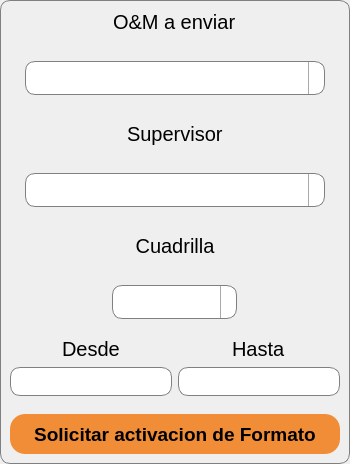
              <widget class="QFrame" name="frame_5">
               <property name="sizePolicy">
                <sizepolicy hsizetype="Expanding" vsizetype="Preferred">
                 <horstretch>0</horstretch>
                 <verstretch>0</verstretch>
                </sizepolicy>
               </property>
               <property name="maximumSize">
                <size>
                 <width>350</width>
                 <height>16777215</height>
                </size>
               </property>
               <property name="styleSheet">
                <string notr="true"> border: 1px solid gray;
    border-radius: 10px;


     background: qlineargradient(x1: 0, y1: 0, x2: 0, y2: 1,
                                 stop: 0 #E1E1E1, stop: 0.4 #DDDDDD,
                                 stop: 0.5 #D8D8D8, stop: 1.0 #D3D3D3);</string>
               </property>
               <property name="frameShape">
                <enum>QFrame::StyledPanel</enum>
               </property>
               <property name="frameShadow">
                <enum>QFrame::Raised</enum>
               </property>
               <layout class="QVBoxLayout" name="verticalLayout_6">
                <property name="spacing">
                 <number>0</number>
                </property>
                <property name="leftMargin">
                 <number>0</number>
                </property>
                <property name="topMargin">
                 <number>0</number>
                </property>
                <property name="rightMargin">
                 <number>0</number>
                </property>
                <property name="bottomMargin">
                 <number>0</number>
                </property>
                <item>
                 <widget class="QFrame" name="frame_7">
                  <property name="sizePolicy">
                   <sizepolicy hsizetype="Expanding" vsizetype="Preferred">
                    <horstretch>0</horstretch>
                    <verstretch>0</verstretch>
                   </sizepolicy>
                  </property>
                  <property name="styleSheet">
                   <string notr="true">border:0px;
background-color:rgba(0, 0, 0, 0)</string>
                  </property>
                  <property name="frameShape">
                   <enum>QFrame::StyledPanel</enum>
                  </property>
                  <property name="frameShadow">
                   <enum>QFrame::Raised</enum>
                  </property>
                  <layout class="QVBoxLayout" name="verticalLayout_3">
                   <property name="spacing">
                    <number>9</number>
                   </property>
                   <property name="leftMargin">
                    <number>0</number>
                   </property>
                   <property name="topMargin">
                    <number>0</number>
                   </property>
                   <property name="rightMargin">
                    <number>0</number>
                   </property>
                   <property name="bottomMargin">
                    <number>0</number>
                   </property>
                   <item alignment="Qt::AlignHCenter">
                    <widget class="QFrame" name="frame_11">
                     <property name="styleSheet">
                      <string notr="true">border:0px;
background-color:rgba(0, 0, 0, 0)</string>
                     </property>
                     <property name="frameShape">
                      <enum>QFrame::StyledPanel</enum>
                     </property>
                     <property name="frameShadow">
                      <enum>QFrame::Raised</enum>
                     </property>
                     <layout class="QVBoxLayout" name="verticalLayout_8">
                      <item>
                       <widget class="QLabel" name="label_17">
                        <property name="font">
                         <font>
                          <family>Arial</family>
                          <pointsize>15</pointsize>
                         </font>
                        </property>
                        <property name="styleSheet">
                         <string notr="true">background-color: rgba(0, 0, 0, 0);
border:0px;</string>
                        </property>
                        <property name="text">
                         <string>O&amp;M a enviar</string>
                        </property>
                        <property name="alignment">
                         <set>Qt::AlignLeading|Qt::AlignLeft|Qt::AlignVCenter</set>
                        </property>
                       </widget>
                      </item>
                     </layout>
                    </widget>
                   </item>
                   <item alignment="Qt::AlignHCenter">
                    <widget class="QFrame" name="frame_12">
                     <property name="sizePolicy">
                      <sizepolicy hsizetype="Preferred" vsizetype="Preferred">
                       <horstretch>0</horstretch>
                       <verstretch>0</verstretch>
                      </sizepolicy>
                     </property>
                     <property name="minimumSize">
                      <size>
                       <width>300</width>
                       <height>0</height>
                      </size>
                     </property>
                     <property name="maximumSize">
                      <size>
                       <width>300</width>
                       <height>16777215</height>
                      </size>
                     </property>
                     <property name="frameShape">
                      <enum>QFrame::StyledPanel</enum>
                     </property>
                     <property name="frameShadow">
                      <enum>QFrame::Raised</enum>
                     </property>
                     <layout class="QVBoxLayout" name="verticalLayout_9">
                      <property name="leftMargin">
                       <number>0</number>
                      </property>
                      <property name="rightMargin">
                       <number>0</number>
                      </property>
                      <item>
                       <widget class="QComboBox" name="cb_OyMs">
                        <property name="sizePolicy">
                         <sizepolicy hsizetype="Expanding" vsizetype="Preferred">
                          <horstretch>0</horstretch>
                          <verstretch>0</verstretch>
                         </sizepolicy>
                        </property>
                        <property name="minimumSize">
                         <size>
                          <width>119</width>
                          <height>0</height>
                         </size>
                        </property>
                        <property name="maximumSize">
                         <size>
                          <width>300</width>
                          <height>16777215</height>
                         </size>
                        </property>
                        <property name="font">
                         <font>
                          <family>Arial</family>
                          <pointsize>18</pointsize>
                         </font>
                        </property>
                        <property name="styleSheet">
                         <string notr="true">QComboBox {
	background-image: url(:/featherIcons/featherIcons/zoom-out.svg);
    border: 1px solid gray;
    border-radius: 10px;
    padding: 1px 18px 1px 3px;
    min-width: 6em;
}

QComboBox:editable {
    background: white;
}

QComboBox:!editable, QComboBox::drop-down:editable {
     background: qlineargradient(x1: 0, y1: 0, x2: 0, y2: 1,
                                 stop: 0 #E1E1E1, stop: 0.4 #DDDDDD,
                                 stop: 0.5 #D8D8D8, stop: 1.0 #D3D3D3);
}

/* QComboBox gets the &quot;on&quot; state when the popup is open */
QComboBox:!editable:on, QComboBox::drop-down:editable:on {
	background-color:rgba(255, 255, 255, 255);
}

QComboBox:on { /* shift the text when the popup opens */
    padding-top: 3px;
    padding-left: 4px;
}

QComboBox::drop-down {
    subcontrol-origin: padding;
    subcontrol-position: top right;
    width: 15px;

    border-left-width: 1px;
    border-left-color: darkgray;
    border-left-style: solid; /* just a single line */
    border-top-right-radius: 3px; /* same radius as the QComboBox */
    border-bottom-right-radius: 3px;
}

QComboBox::down-arrow {
	image: url(:/featherIcons/featherIcons/chevron-down.svg);
}

QComboBox::down-arrow:on { /* shift the arrow when popup is open */
    top: 1px;
    left: 1px;
}
QComboBox::enabled{
	background-color:rgba(255, 255, 255, 255);
}
QComboBox::disabled{
    background: qlineargradient(x1: 0, y1: 0, x2: 0, y2: 1,
                                stop: 0 #D3D3D3, stop: 0.4 #D8D8D8,
                                stop: 0.5 #DDDDDD, stop: 1.0 #E1E1E1);
}</string>
                        </property>
                       </widget>
                      </item>
                     </layout>
                    </widget>
                   </item>
                   <item>
                    <widget class="QFrame" name="frame_13">
                     <property name="styleSheet">
                      <string notr="true">border:0px;
background-color:rgba(0, 0, 0, 0)</string>
                     </property>
                     <property name="frameShape">
                      <enum>QFrame::StyledPanel</enum>
                     </property>
                     <property name="frameShadow">
                      <enum>QFrame::Raised</enum>
                     </property>
                     <layout class="QVBoxLayout" name="verticalLayout_10">
                      <item alignment="Qt::AlignHCenter">
                       <widget class="QLabel" name="label_18">
                        <property name="font">
                         <font>
                          <family>Arial</family>
                          <pointsize>15</pointsize>
                         </font>
                        </property>
                        <property name="styleSheet">
                         <string notr="true">background-color: rgba(0, 0, 0, 0);
border:0px;</string>
                        </property>
                        <property name="text">
                         <string>Supervisor</string>
                        </property>
                        <property name="alignment">
                         <set>Qt::AlignLeading|Qt::AlignLeft|Qt::AlignVCenter</set>
                        </property>
                       </widget>
                      </item>
                     </layout>
                    </widget>
                   </item>
                   <item alignment="Qt::AlignHCenter">
                    <widget class="QFrame" name="frame_14">
                     <property name="minimumSize">
                      <size>
                       <width>300</width>
                       <height>0</height>
                      </size>
                     </property>
                     <property name="maximumSize">
                      <size>
                       <width>300</width>
                       <height>16777215</height>
                      </size>
                     </property>
                     <property name="styleSheet">
                      <string notr="true">border:0px;
background-color:rgba(0, 0, 0, 0)</string>
                     </property>
                     <property name="frameShape">
                      <enum>QFrame::StyledPanel</enum>
                     </property>
                     <property name="frameShadow">
                      <enum>QFrame::Raised</enum>
                     </property>
                     <layout class="QVBoxLayout" name="verticalLayout_11">
                      <property name="leftMargin">
                       <number>0</number>
                      </property>
                      <property name="rightMargin">
                       <number>0</number>
                      </property>
                      <item>
                       <widget class="QComboBox" name="cb_Supervisores">
                        <property name="sizePolicy">
                         <sizepolicy hsizetype="Expanding" vsizetype="Preferred">
                          <horstretch>0</horstretch>
                          <verstretch>0</verstretch>
                         </sizepolicy>
                        </property>
                        <property name="minimumSize">
                         <size>
                          <width>300</width>
                          <height>0</height>
                         </size>
                        </property>
                        <property name="maximumSize">
                         <size>
                          <width>300</width>
                          <height>16777215</height>
                         </size>
                        </property>
                        <property name="font">
                         <font>
                          <family>Arial</family>
                          <pointsize>18</pointsize>
                         </font>
                        </property>
                        <property name="styleSheet">
                         <string notr="true">QComboBox {
	background-image: url(:/featherIcons/featherIcons/zoom-out.svg);
    border: 1px solid gray;
    border-radius: 10px;
    padding: 1px 18px 1px 3px;
    min-width: 6em;
}

QComboBox:editable {
    background: white;
}

QComboBox:!editable, QComboBox::drop-down:editable {
     background: qlineargradient(x1: 0, y1: 0, x2: 0, y2: 1,
                                 stop: 0 #E1E1E1, stop: 0.4 #DDDDDD,
                                 stop: 0.5 #D8D8D8, stop: 1.0 #D3D3D3);
}

/* QComboBox gets the &quot;on&quot; state when the popup is open */
QComboBox:!editable:on, QComboBox::drop-down:editable:on {
	background-color:rgba(255, 255, 255, 255);
}

QComboBox:on { /* shift the text when the popup opens */
    padding-top: 3px;
    padding-left: 4px;
}

QComboBox::drop-down {
    subcontrol-origin: padding;
    subcontrol-position: top right;
    width: 15px;

    border-left-width: 1px;
    border-left-color: darkgray;
    border-left-style: solid; /* just a single line */
    border-top-right-radius: 3px; /* same radius as the QComboBox */
    border-bottom-right-radius: 3px;
}

QComboBox::down-arrow {
	image: url(:/featherIcons/featherIcons/chevron-down.svg);
}

QComboBox::down-arrow:on { /* shift the arrow when popup is open */
    top: 1px;
    left: 1px;
}
QComboBox::enabled{
	background-color:rgba(255, 255, 255, 255);
}
QComboBox::disabled{
    background: qlineargradient(x1: 0, y1: 0, x2: 0, y2: 1,
                                stop: 0 #D3D3D3, stop: 0.4 #D8D8D8,
                                stop: 0.5 #DDDDDD, stop: 1.0 #E1E1E1);
}</string>
                        </property>
                       </widget>
                      </item>
                     </layout>
                    </widget>
                   </item>
                   <item>
                    <widget class="QFrame" name="frame_15">
                     <property name="styleSheet">
                      <string notr="true">border:0px;
background-color:rgba(0, 0, 0, 0)</string>
                     </property>
                     <property name="frameShape">
                      <enum>QFrame::StyledPanel</enum>
                     </property>
                     <property name="frameShadow">
                      <enum>QFrame::Raised</enum>
                     </property>
                     <layout class="QVBoxLayout" name="verticalLayout_12">
                      <item>
                       <widget class="QLabel" name="label_19">
                        <property name="font">
                         <font>
                          <family>Arial</family>
                          <pointsize>15</pointsize>
                         </font>
                        </property>
                        <property name="styleSheet">
                         <string notr="true">background-color: rgba(0, 0, 0, 0);
border:0px;</string>
                        </property>
                        <property name="text">
                         <string>Cuadrilla</string>
                        </property>
                        <property name="alignment">
                         <set>Qt::AlignCenter</set>
                        </property>
                       </widget>
                      </item>
                     </layout>
                    </widget>
                   </item>
                   <item alignment="Qt::AlignHCenter">
                    <widget class="QFrame" name="frame_16">
                     <property name="frameShape">
                      <enum>QFrame::StyledPanel</enum>
                     </property>
                     <property name="frameShadow">
                      <enum>QFrame::Raised</enum>
                     </property>
                     <layout class="QVBoxLayout" name="verticalLayout_13">
                      <item>
                       <widget class="QComboBox" name="cb_Cuadrillas">
                        <property name="sizePolicy">
                         <sizepolicy hsizetype="Preferred" vsizetype="Preferred">
                          <horstretch>0</horstretch>
                          <verstretch>0</verstretch>
                         </sizepolicy>
                        </property>
                        <property name="minimumSize">
                         <size>
                          <width>119</width>
                          <height>0</height>
                         </size>
                        </property>
                        <property name="maximumSize">
                         <size>
                          <width>300</width>
                          <height>16777215</height>
                         </size>
                        </property>
                        <property name="font">
                         <font>
                          <family>Arial</family>
                          <pointsize>18</pointsize>
                         </font>
                        </property>
                        <property name="styleSheet">
                         <string notr="true">QComboBox {
	background-image: url(:/featherIcons/featherIcons/zoom-out.svg);
    border: 1px solid gray;
    border-radius: 10px;
    padding: 1px 18px 1px 3px;
    min-width: 6em;
}

QComboBox:editable {
    background: white;
}

QComboBox:!editable, QComboBox::drop-down:editable {
     background: qlineargradient(x1: 0, y1: 0, x2: 0, y2: 1,
                                 stop: 0 #E1E1E1, stop: 0.4 #DDDDDD,
                                 stop: 0.5 #D8D8D8, stop: 1.0 #D3D3D3);
}

/* QComboBox gets the &quot;on&quot; state when the popup is open */
QComboBox:!editable:on, QComboBox::drop-down:editable:on {
	background-color:rgba(255, 255, 255, 255);
}

QComboBox:on { /* shift the text when the popup opens */
    padding-top: 3px;
    padding-left: 4px;
}

QComboBox::drop-down {
    subcontrol-origin: padding;
    subcontrol-position: top right;
    width: 15px;

    border-left-width: 1px;
    border-left-color: darkgray;
    border-left-style: solid; /* just a single line */
    border-top-right-radius: 3px; /* same radius as the QComboBox */
    border-bottom-right-radius: 3px;
}

QComboBox::down-arrow {
	image: url(:/featherIcons/featherIcons/chevron-down.svg);
}

QComboBox::down-arrow:on { /* shift the arrow when popup is open */
    top: 1px;
    left: 1px;
}
QComboBox::enabled{
	background-color:rgba(255, 255, 255, 255);
}
QComboBox::disabled{
    background: qlineargradient(x1: 0, y1: 0, x2: 0, y2: 1,
                                stop: 0 #D3D3D3, stop: 0.4 #D8D8D8,
                                stop: 0.5 #DDDDDD, stop: 1.0 #E1E1E1);
}</string>
                        </property>
                       </widget>
                      </item>
                     </layout>
                    </widget>
                   </item>
                  </layout>
                 </widget>
                </item>
                <item alignment="Qt::AlignVCenter">
                 <widget class="QFrame" name="frame_8">
                  <property name="styleSheet">
                   <string notr="true">border:0px;
background-color:rgba(0, 0, 0, 0)</string>
                  </property>
                  <property name="frameShape">
                   <enum>QFrame::StyledPanel</enum>
                  </property>
                  <property name="frameShadow">
                   <enum>QFrame::Raised</enum>
                  </property>
                  <layout class="QGridLayout" name="gridLayout_2">
                   <item row="0" column="0" alignment="Qt::AlignHCenter">
                    <widget class="QLabel" name="label_20">
                     <property name="font">
                      <font>
                       <family>Arial</family>
                       <pointsize>15</pointsize>
                      </font>
                     </property>
                     <property name="styleSheet">
                      <string notr="true">background-color: rgba(0, 0, 0, 0);
border:0px;</string>
                     </property>
                     <property name="text">
                      <string>Desde</string>
                     </property>
                     <property name="alignment">
                      <set>Qt::AlignLeading|Qt::AlignLeft|Qt::AlignVCenter</set>
                     </property>
                    </widget>
                   </item>
                   <item row="0" column="1" alignment="Qt::AlignHCenter">
                    <widget class="QLabel" name="label_21">
                     <property name="font">
                      <font>
                       <family>Arial</family>
                       <pointsize>15</pointsize>
                      </font>
                     </property>
                     <property name="styleSheet">
                      <string notr="true">background-color: rgba(0, 0, 0, 0);
border:0px;</string>
                     </property>
                     <property name="text">
                      <string>Hasta</string>
                     </property>
                     <property name="alignment">
                      <set>Qt::AlignLeading|Qt::AlignLeft|Qt::AlignVCenter</set>
                     </property>
                    </widget>
                   </item>
                   <item row="1" column="0" alignment="Qt::AlignHCenter">
                    <widget class="QLineEdit" name="txt_FechaDesde">
                     <property name="sizePolicy">
                      <sizepolicy hsizetype="Preferred" vsizetype="Fixed">
                       <horstretch>0</horstretch>
                       <verstretch>0</verstretch>
                      </sizepolicy>
                     </property>
                     <property name="font">
                      <font>
                       <family>Arial</family>
                       <pointsize>14</pointsize>
                      </font>
                     </property>
                     <property name="focusPolicy">
                      <enum>Qt::StrongFocus</enum>
                     </property>
                     <property name="styleSheet">
                      <string notr="true">QLineEdit{
 border: 1px solid gray;
    border-radius: 10px;
    padding: 1px 1px 1px 3px;
    min-width: 6em;


     background: qlineargradient(x1: 0, y1: 0, x2: 0, y2: 1,
                                 stop: 0 #E1E1E1, stop: 0.4 #DDDDDD,
                                 stop: 0.5 #D8D8D8, stop: 1.0 #D3D3D3);
}
QLineEdit::enabled{
background-color:rgba(255, 255, 255, 255);
}
QLineEdit::disabled{
background-color:rgba(255, 255, 255, 255);
background: qlineargradient(x1: 0, y1: 0, x2: 0, y2: 1,
                                 stop: 0 #E1E1E1, stop: 0.4 #DDDDDD,
                                 stop: 0.5 #D8D8D8, stop: 1.0 #D3D3D3);
}</string>
                     </property>
                     <property name="inputMask">
                      <string/>
                     </property>
                     <property name="text">
                      <string/>
                     </property>
                     <property name="alignment">
                      <set>Qt::AlignCenter</set>
                     </property>
                    </widget>
                   </item>
                   <item row="1" column="1" alignment="Qt::AlignHCenter">
                    <widget class="QLineEdit" name="txt_FechaHasta">
                     <property name="sizePolicy">
                      <sizepolicy hsizetype="Preferred" vsizetype="Fixed">
                       <horstretch>0</horstretch>
                       <verstretch>0</verstretch>
                      </sizepolicy>
                     </property>
                     <property name="font">
                      <font>
                       <family>Arial</family>
                       <pointsize>14</pointsize>
                      </font>
                     </property>
                     <property name="focusPolicy">
                      <enum>Qt::StrongFocus</enum>
                     </property>
                     <property name="styleSheet">
                      <string notr="true">QLineEdit{
 border: 1px solid gray;
    border-radius: 10px;
    padding: 1px 1px 1px 3px;
    min-width: 6em;


     background: qlineargradient(x1: 0, y1: 0, x2: 0, y2: 1,
                                 stop: 0 #E1E1E1, stop: 0.4 #DDDDDD,
                                 stop: 0.5 #D8D8D8, stop: 1.0 #D3D3D3);
}
QLineEdit::enabled{
background-color:rgba(255, 255, 255, 255);
}
QLineEdit::disabled{
background-color:rgba(255, 255, 255, 255);
background: qlineargradient(x1: 0, y1: 0, x2: 0, y2: 1,
                                 stop: 0 #E1E1E1, stop: 0.4 #DDDDDD,
                                 stop: 0.5 #D8D8D8, stop: 1.0 #D3D3D3);
}</string>
                     </property>
                     <property name="inputMask">
                      <string/>
                     </property>
                     <property name="text">
                      <string/>
                     </property>
                     <property name="alignment">
                      <set>Qt::AlignCenter</set>
                     </property>
                    </widget>
                   </item>
                  </layout>
                 </widget>
                </item>
                <item>
                 <widget class="QFrame" name="frame_10">
                  <property name="styleSheet">
                   <string notr="true">border:0px;
background-color:rgba(0, 0, 0, 0)</string>
                  </property>
                  <property name="frameShape">
                   <enum>QFrame::StyledPanel</enum>
                  </property>
                  <property name="frameShadow">
                   <enum>QFrame::Raised</enum>
                  </property>
                  <layout class="QVBoxLayout" name="verticalLayout_7">
                   <item>
                    <widget class="QPushButton" name="pb_Activacion">
                     <property name="minimumSize">
                      <size>
                       <width>0</width>
                       <height>40</height>
                      </size>
                     </property>
                     <property name="font">
                      <font>
                       <pointsize>14</pointsize>
                       <bold>true</bold>
                      </font>
                     </property>
                     <property name="styleSheet">
                      <string notr="true">QPushButton{
	border-radius:15px;
	color: rgb(0, 0, 0);
	background-color: rgba(240, 120, 14, 210);
border:0px;
}
QPushButton:hover{
	background-color: rgba(255, 135, 29, 230);
}
QPushButton:pressed{
	background-color: rgba(255, 135, 29, 255);
}
QPushButton:disabled{
	background-color: rgba(0, 0, 0, 100);
}</string>
                     </property>
                     <property name="text">
                      <string>Solicitar activacion de Formato</string>
                     </property>
                    </widget>
                   </item>
                  </layout>
                 </widget>
                </item>
               </layout>
              </widget>
